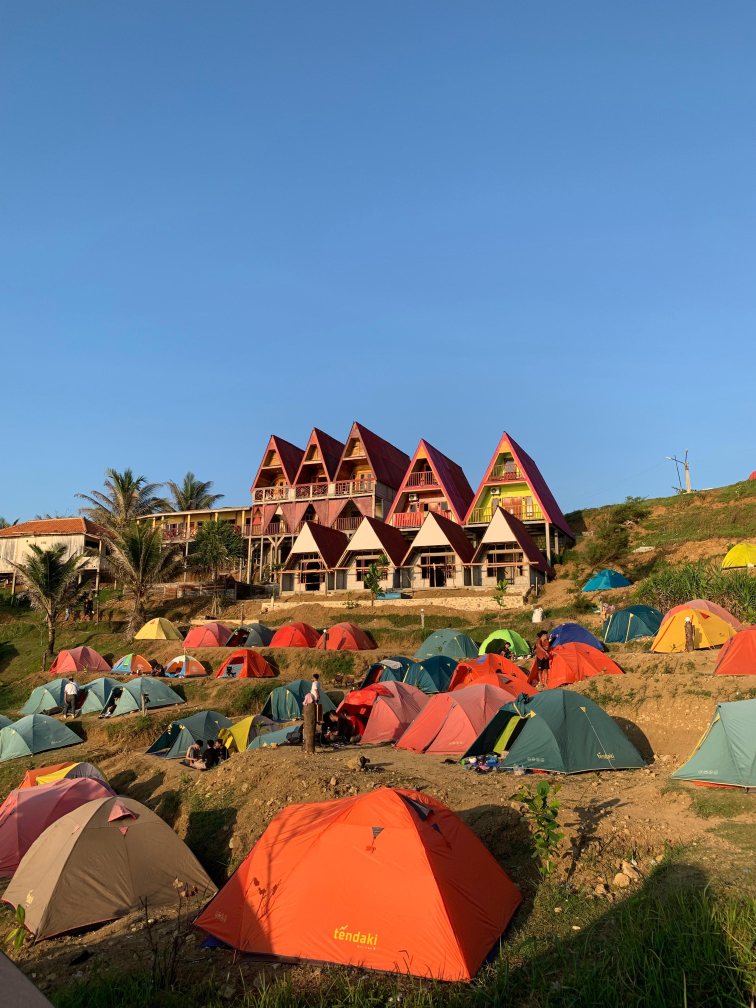
#> input picture menganti.jpeg, 3024 x 4032 px, found by its file name (shown at 1/4 size)
$ python untitled0.py
#> lines starting #> are read from the running program, lines starting #| are printed output that depends on the picture
# -*- coding: utf-8 -*-
from google.colab import drive
drive.mount('/content/drive')

import sys
import cv2
import numpy as np
from google.colab.patches import cv2_imshow
from matplotlib import pyplot as plt

image = cv2.imread("/content/drive/MyDrive/Colab Notebooks/images/menganti.jpeg")
#> image is the input picture: shape (4032, 3024, 3); mean B, G, R 124.5, 115.9, 112.2

cv2_imshow(image)

print("image")
print(image.shape)
#| (4032, 3024, 3)

imageabu = cv2.cvtColor(image, cv2.COLOR_BGR2GRAY)
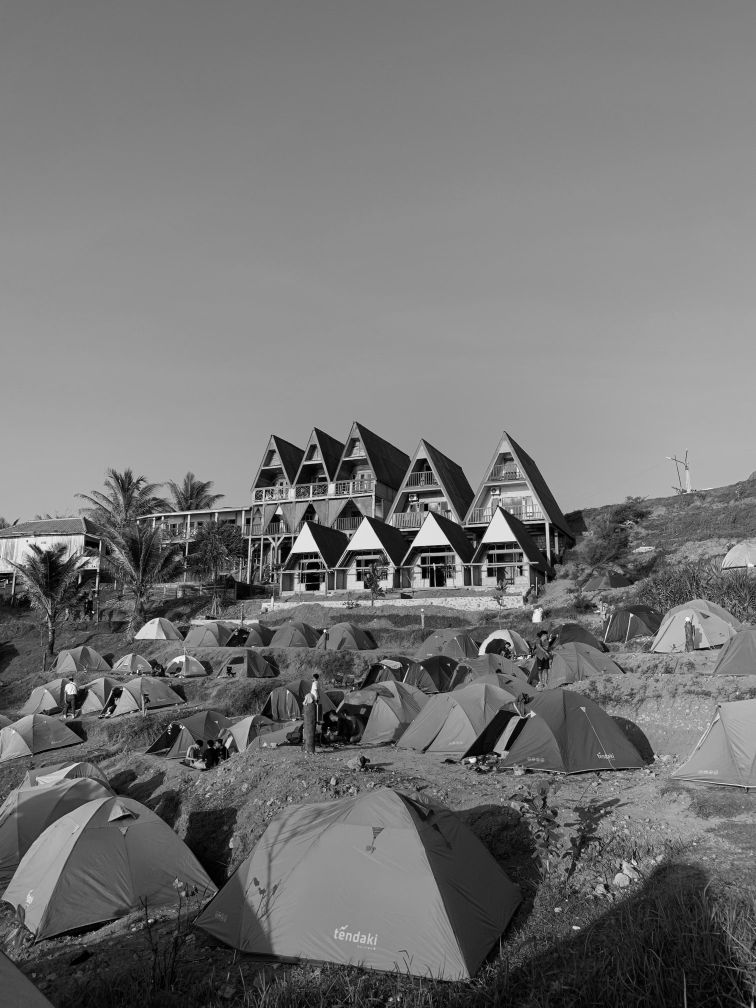
#> imageabu: shape (4032, 3024) (shown at 1/4 size); min 0, max 254, mean 115.8
imagergb = cv2.cvtColor(image, cv2.COLOR_BGR2RGB)
imagehsv = cv2.cvtColor(image, cv2.COLOR_BGR2HSV)
#> imagehsv: shape (4032, 3024, 3); mean H, S, V 64.2, 147.7, 164.1

print("Image Abu")
cv2_imshow(imageabu)

print("Image RGB")
cv2_imshow(imagergb)

print("Image HSV")
cv2_imshow(imagehsv)

B, G, R = cv2.split(image)
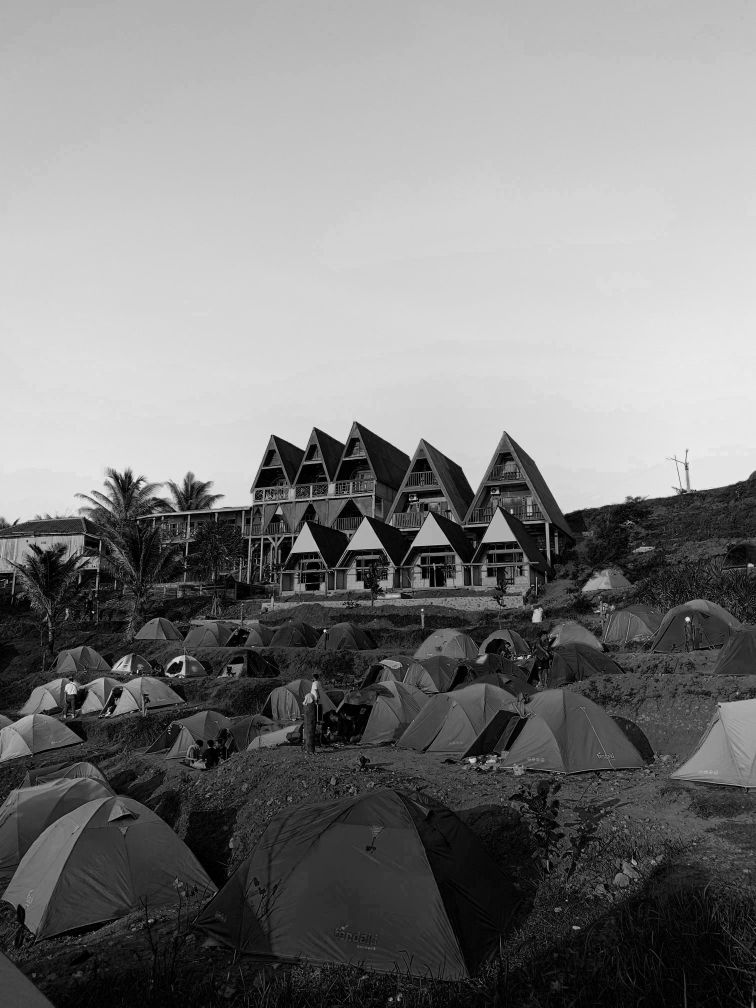
#> B: shape (4032, 3024) (shown at 1/4 size); min 0, max 255, mean 124.5
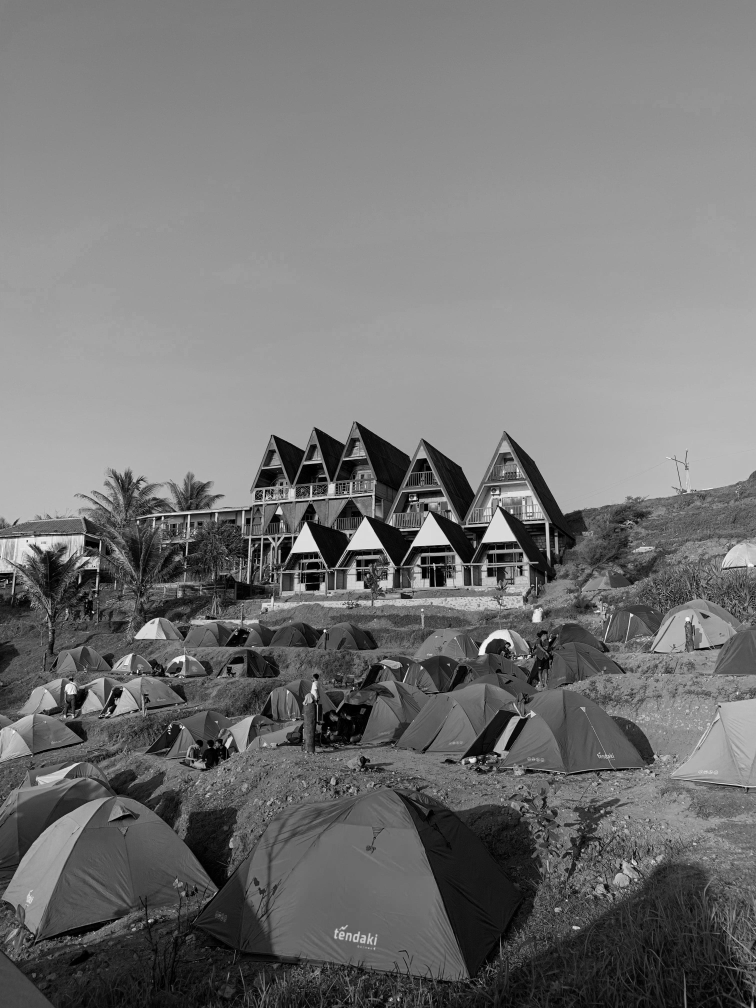
#> G: shape (4032, 3024) (shown at 1/4 size); min 0, max 255, mean 115.9
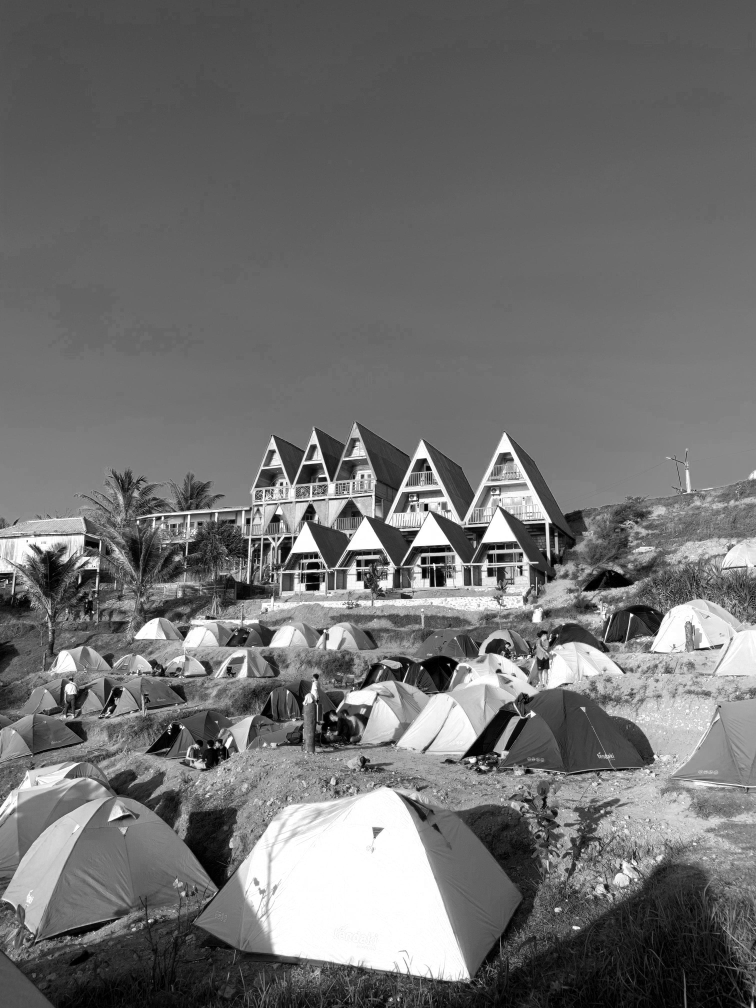
#> R: shape (4032, 3024) (shown at 1/4 size); min 0, max 255, mean 112.2
print(B.shape)
#| (4032, 3024)
print(G.shape)
#| (4032, 3024)
print(R.shape)
#| (4032, 3024)

print("Blue")
cv2_imshow(B)

print("Green")
cv2_imshow(G)

print("Red")
cv2_imshow(R)

gabung = cv2.merge([B,G,R])
print("Gabung")
cv2_imshow(gabung)

plt.figure(figsize=[10,10])
plt.subplot
plt.imshow(imagergb)
plt.show()

plt.figure(figsize=[10,10])
plt.subplot(231)
plt.imshow(imagergb)
plt.subplot(232)
plt.imshow(imagergb)
plt.subplot(233)
plt.imshow(imagergb)
plt.subplot(234)
plt.imshow(imagergb)
plt.subplot(235)
plt.imshow(imagergb)
plt.subplot(236)
plt.imshow(imagergb)

plt.show()
